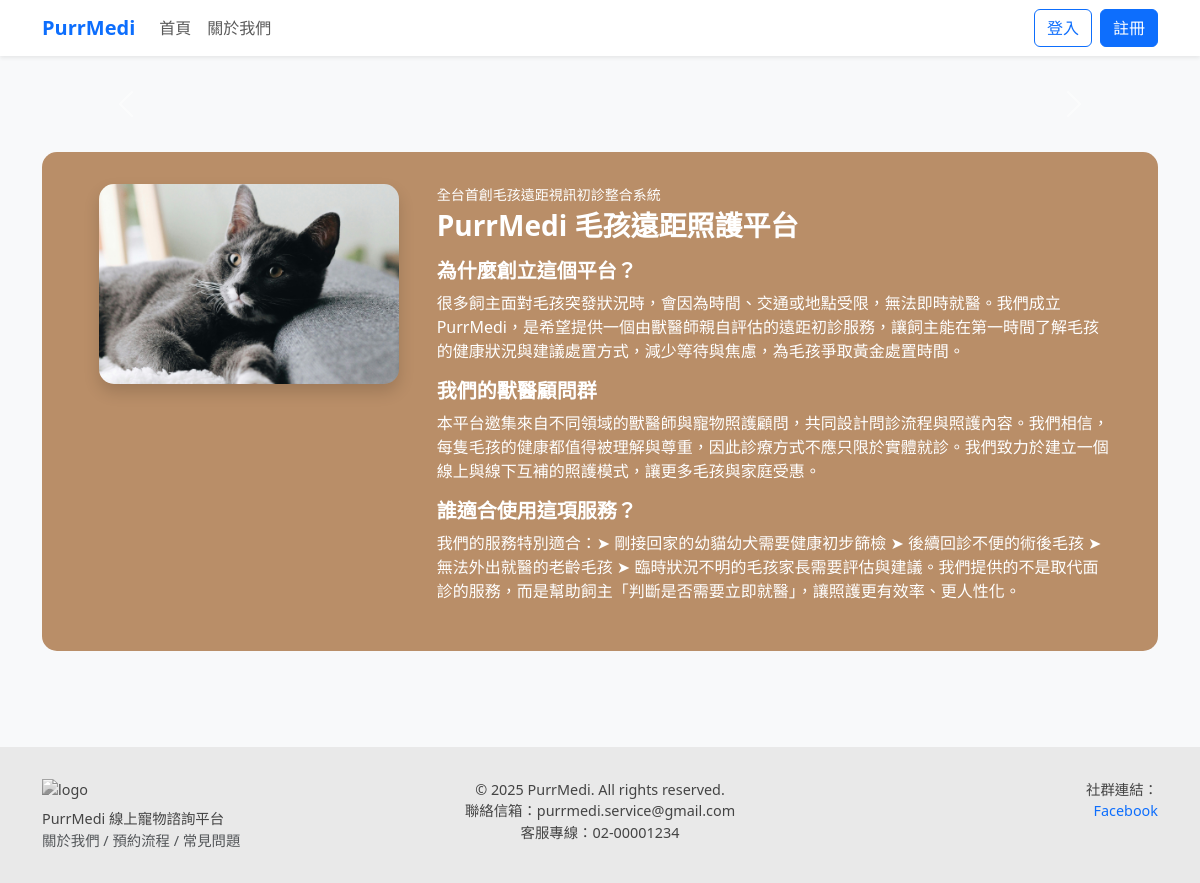
The page / on the database its author committed.
### tables this page shows
CREATE TABLE `purr_about` (
  `id` int(10) UNSIGNED NOT NULL,
  `title` text NOT NULL,
  `subtitle` text NOT NULL,
  `h1` text NOT NULL COMMENT '段落標題',
  `p1` text NOT NULL COMMENT '段落文字',
  `h2` text NOT NULL,
  `p2` text NOT NULL,
  `h3` text NOT NULL,
  `p3` text NOT NULL,
  `img` varchar(255) NOT NULL
);

### api/db.php (called while the page is built, shortened)
<?php
class DB
{
    private $dsn = "mysql:host=localhost;dbname=dbpurr;charset=utf8";
    private $pdo;
    private $table;
    function __construct($table)
    {
        $this->table = $table;
        $this->pdo = new PDO($this->dsn, "root", '');
    }
    function find($id)
    {
        $sql = "select * from $this->table ";
        if (is_array($id)) {
            $tmp = $this->arraytosql($id);
            $sql = $sql . " where " . join(" AND ", $tmp);
        } else {
            $sql .= " WHERE `id`='$id'";
        }
        return $this->pdo->query($sql)->fetch(PDO::FETCH_ASSOC);
    }
    private function arraytosql($array)
    {
        $tmp = [];
        foreach ($array as $key => $value) {
            $tmp[] = "`$key`='$value'";
        }
        return $tmp;
    }
}

### index.php (the view, shortened to what this page needs)
<?php
include_once "./api/db.php";
$About = new DB('purr_about');
$about = $About->find(1);
?>
<!DOCTYPE html>
<html lang="zh-Hant">
<head>
  <link href="https://cdn.jsdelivr.net/npm/bootstrap@5.3.2/dist/css/bootstrap.min.css" rel="stylesheet">
</head>
<body class="bg-light">
<nav class="navbar navbar-expand-lg navbar-light bg-white shadow-sm sticky-top">
  <div class="container">
    <a class="navbar-brand fw-bold text-primary" href="#">PurrMedi</a>
    <div class="collapse navbar-collapse" id="navbarNav">
      <ul class="navbar-nav me-auto mb-2 mb-lg-0">
        <li class="nav-item"><a class="nav-link" href="#carousel">首頁</a></li>
        <li class="nav-item"><a class="nav-link" href="#about">關於我們</a></li>
      </ul>
      <div class="d-flex">
        <a href="./front/login.php" class="btn btn-outline-primary me-2">登入</a>
        <a href="./front/reg.php" class="btn btn-primary">註冊</a>
      </div>
    </div>
  </div>
</nav>
<div class="container py-5">
  <div id="carousel" class="carousel slide mb-5" data-bs-ride="carousel">
    <button class="carousel-control-prev" type="button" data-bs-target="#carousel" data-bs-slide="prev">
      <span class="carousel-control-prev-icon"></span>
    </button>
    <button class="carousel-control-next" type="button" data-bs-target="#carousel" data-bs-slide="next">
      <span class="carousel-control-next-icon"></span>
    </button>
  </div>
  <div id="about" class="about-section row mx-auto">
    <div class="col-md-4 text-center mb-3 mb-md-0">
      <img src="./images/<?= $about['img'] ?>" class="about-img shadow" alt="關於圖片">
    </div>
    <div class="col-md-8">
      <p class="mb-1 small"><?= $about['subtitle'] ?></p>
      <h3 class="mb-3 fw-bold"><?= $about['title'] ?></h3>
      <h5 class="fw-bold"><?= $about['h1'] ?></h5>
      <p><?= nl2br($about['p1']) ?></p>
      <h5 class="fw-bold"><?= $about['h2'] ?></h5>
      <p><?= nl2br($about['p2']) ?></p>
      <h5 class="fw-bold"><?= $about['h3'] ?></h5>
      <p><?= nl2br($about['p3']) ?></p>
    </div>
  </div>
</div>
<footer class="mt-5">
  <div class="container">
    <div class="row">
      <div class="col-md-4 text-center text-md-start mb-3 mb-md-0">
        <img src="./images/002.jpg" alt="logo" class="footer-logo mb-2">
        <div>PurrMedi 線上寵物諮詢平台</div>
        <div class="text-muted">關於我們 / 預約流程 / 常見問題</div>
      </div>
      <div class="col-md-4 text-center mb-3 mb-md-0">
        <div>&copy; 2025 PurrMedi. All rights reserved.</div>
        <div>聯絡信箱：purrmedi.service@gmail.com</div>
        <div>客服專線：02-00001234</div>
      </div>
      <div class="col-md-4 text-center text-md-end">
        <div>社群連結：</div>
        <a href="#" class="text-decoration-none">Facebook</a>
      </div>
    </div>
  </div>
</footer>
</body>
</html>

### index.php (style rules this page uses)
.about-section { background-color: #b98e68; border-radius: 15px; padding: 2rem; color: white; }
.about-img { border-radius: 15px; width: 100%; max-width: 300px; }
footer { background-color: #e9e9e9; padding: 2rem 1rem; color: #444; font-size: 0.9rem; }
.footer-logo { max-width: 80px; filter: grayscale(1); }

### rows shown on the page
purr_about: img (picture), subtitle "全台首創毛孩遠距視訊初診整合系統", title "PurrMedi 毛孩遠距照護平台", h1 "為什麼創立這個平台？", p1 "很多飼主面對毛孩突發狀況時，會因為時間、交通或地點受限，無法即時就醫。我們成立 PurrMedi，是希望提供一個由獸醫師親自評估的遠距初診服務，讓飼主能在第一時間了解毛孩的健康狀況與建議處置方式，減少等待與焦慮，為毛孩爭取黃金處置時間。", h2 "我們的獸醫顧問群", p2 "本平台邀集來自不同領域的獸醫師與寵物照護顧問，共同設計問診流程與照護內容。我們相信，每隻毛孩的健康都值得被理解與尊重，因此診療方式不應只限於實體就診。我們致力於建立一個線上與線下互補的照護模式，讓更多毛孩與家庭受惠。", h3 "誰適合使用這項服務？", p3 "我們的服務特別適合：➤ 剛接回家的幼貓幼犬需要健康初步篩檢 ➤ 後續回診不便的術後毛孩 ➤ 無法外出就醫的老齡毛孩 ➤ 臨時狀況不明的毛孩家長需要評估與建議。我們提供的不是取代面診的服務，而是幫助飼主「判斷是否需要立即就醫」，讓照護更有效率、更人性化。"
